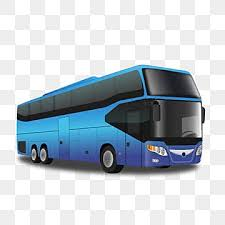
#> input picture assets/Ac Sleeper.jpg, 225 x 225 px; its folder holds only this picture in this run
$ python process_images.py
#> lines starting #> are read from the running program, lines starting #| are printed output that depends on the picture
import os
import glob
from PIL import Image

input_dir = 'assets'
output_dir = 'frontend/assets'

os.makedirs(output_dir, exist_ok=True)

# List all image files in assets directory
extensions = ('*.png', '*.jpg', '*.jpeg', '*.webp')
files = []
for ext in extensions:
    files.extend(glob.glob(os.path.join(input_dir, ext)))

def remove_white_bg(img):
    img = img.convert("RGBA")
    datas = img.getdata()
    newData = []
    # Threshold for what we consider "white"
    threshold = 240
    for item in datas:
        # Check if the pixel is white-ish
        if item[0] >= threshold and item[1] >= threshold and item[2] >= threshold:
            # Change to transparent
            newData.append((255, 255, 255, 0))
        else:
            newData.append(item)
    img.putdata(newData)
    return img

target_size = (500, 500)

for file in files:
    filename = os.path.basename(file)
    name, ext = os.path.splitext(filename)

    # Fix the case where the file is named "auto.png.jpg"
    if name.endswith('.png'):
        name = name[:-4]

    # Standardize name: lowercase, replace spaces and hyphens with underscores
    clean_name = name.lower().replace(' ', '_').replace('-', '_')
    output_filename = f"{clean_name}.png"
    output_path = os.path.join(output_dir, output_filename)

    try:
        img = Image.open(file)
#> img is the input picture: PIL image 225x225 RGB; mean R, G, B 184.7, 194.4, 201.8

        # Remove background if it's not already PNG with transparency (or even if it is, let's just make sure white is gone)
        # But wait, if it's a photo, removing white bg might remove white parts of the vehicle.
        # It's better to only apply this if the image has a predominantly white background.
        # Let's check the corners. If corners are white, we assume it has a white background.

        img = img.convert("RGBA")
#> img: PIL image 225x225 RGBA

        # Resize preserving aspect ratio
        img.thumbnail((target_size[0], target_size[1]), Image.Resampling.LANCZOS)

        # Create a new blank transparent image
        new_img = Image.new("RGBA", target_size, (255, 255, 255, 0))

        # Paste the resized image into the center of the blank image
        paste_x = (target_size[0] - img.size[0]) // 2
#> paste_x = 137
        paste_y = (target_size[1] - img.size[1]) // 2
#> paste_y = 137
        new_img.paste(img, (paste_x, paste_y), img)
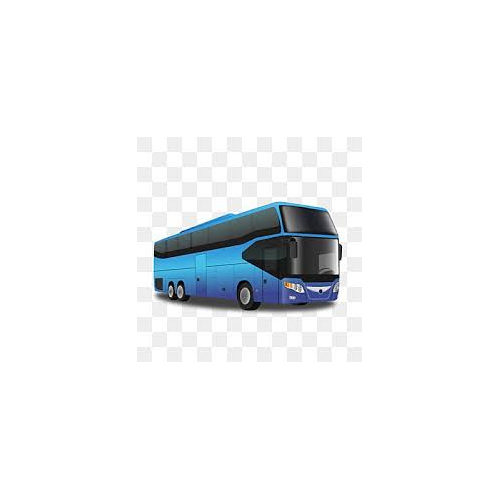
#> new_img: PIL image 500x500 RGBA; mean R, G, B, A 240.8, 242.7, 244.2, 51.6; transparent parts drawn white

        # Attempt to remove white bg (very basic)
        new_img = remove_white_bg(new_img)
#> after the loop in remove_white_bg, `for item in datas:`: newData = 250000 items

        # Save as optimized PNG
        new_img.save(output_path, "PNG", optimize=True)
        print(f"Processed: {filename} -> {output_filename}")

    except Exception as e:
        print(f"Failed to process {filename}: {e}")

print("Done processing all images!")
